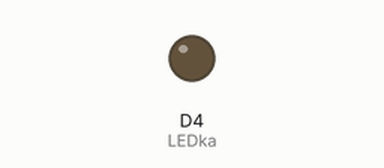
Simulated run of this sketch. Board: ESP8266 (NodeMCU). Parts: output pins drawn as LEDs (lit = HIGH).

Above: at 0.2 s.
At 4.2 s:
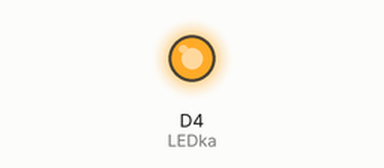
Timing chart, 0 to 6.9 s (numbered marks = the images above):
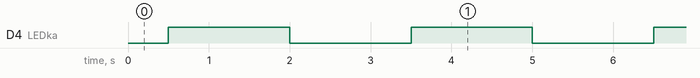

Measured:
- by itself, D4 (LEDka): alternates HIGH for 1.5 s and LOW for 1.5 s

The sketch:

Blink.ino
```cpp
// ESP8266 blikání dvou LED diod

// nastavení propojovacího pinu LED diody
// D4 - cervena dioda
#define LEDka D4

void setup() {
  // nastavení obou LED diod jako výstupních
  pinMode(LED_BUILTIN, OUTPUT);
  pinMode(LEDka, OUTPUT);
}

void loop() {
  // blikání vestavěnou diodou na ESP,
  // pro zapnutí musíme přivést logickou 0 - LOW
  digitalWrite(LED_BUILTIN, LOW);
  delay(500);
  digitalWrite(LED_BUILTIN, HIGH);
  delay(500);
  // blikání LED diodou na desce,
  // pro zapnutí musíme přivést logickou 1 - HIGH
  digitalWrite(LEDka, HIGH);
  delay(1000);
  digitalWrite(LEDka, LOW);
  delay(1000);
}
```
